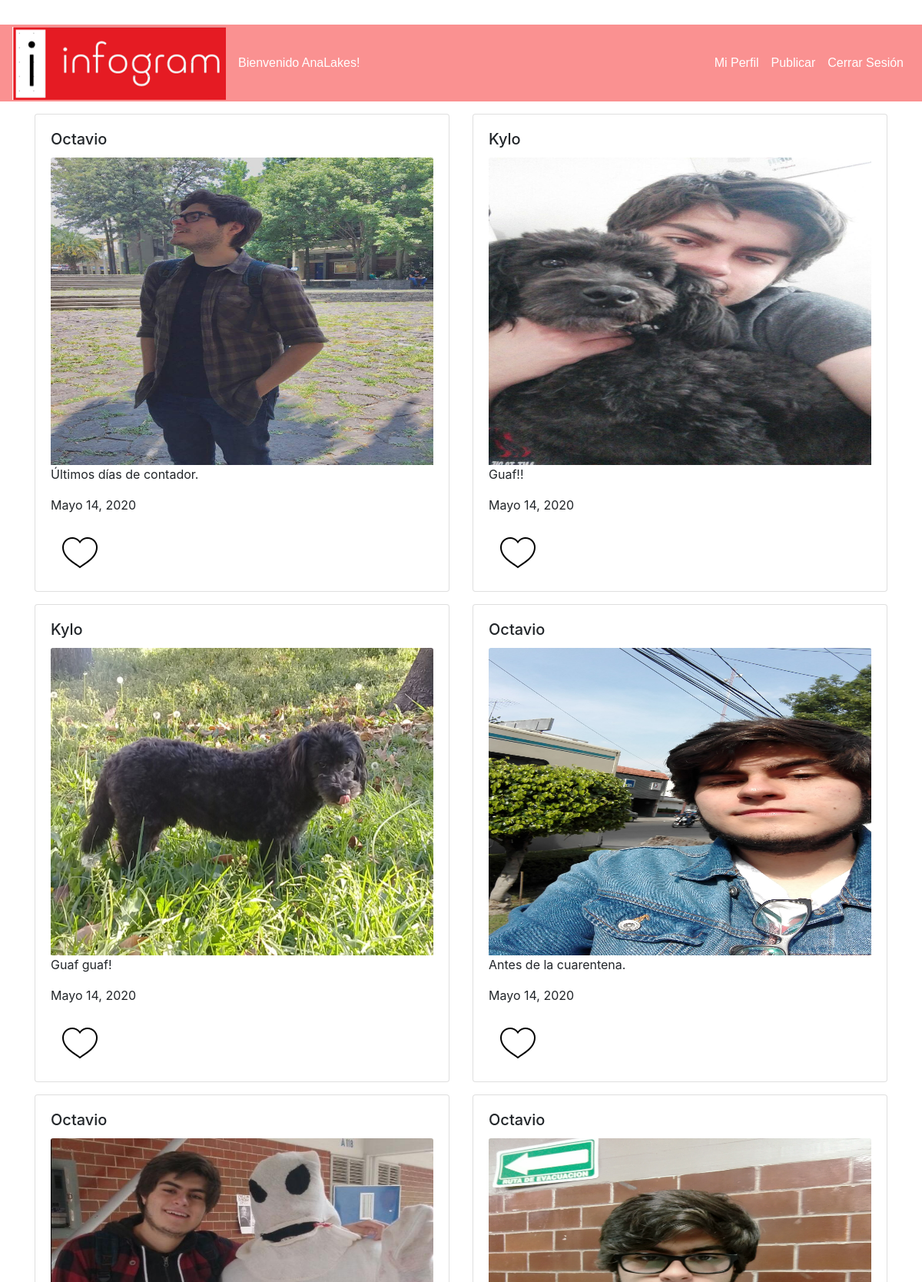
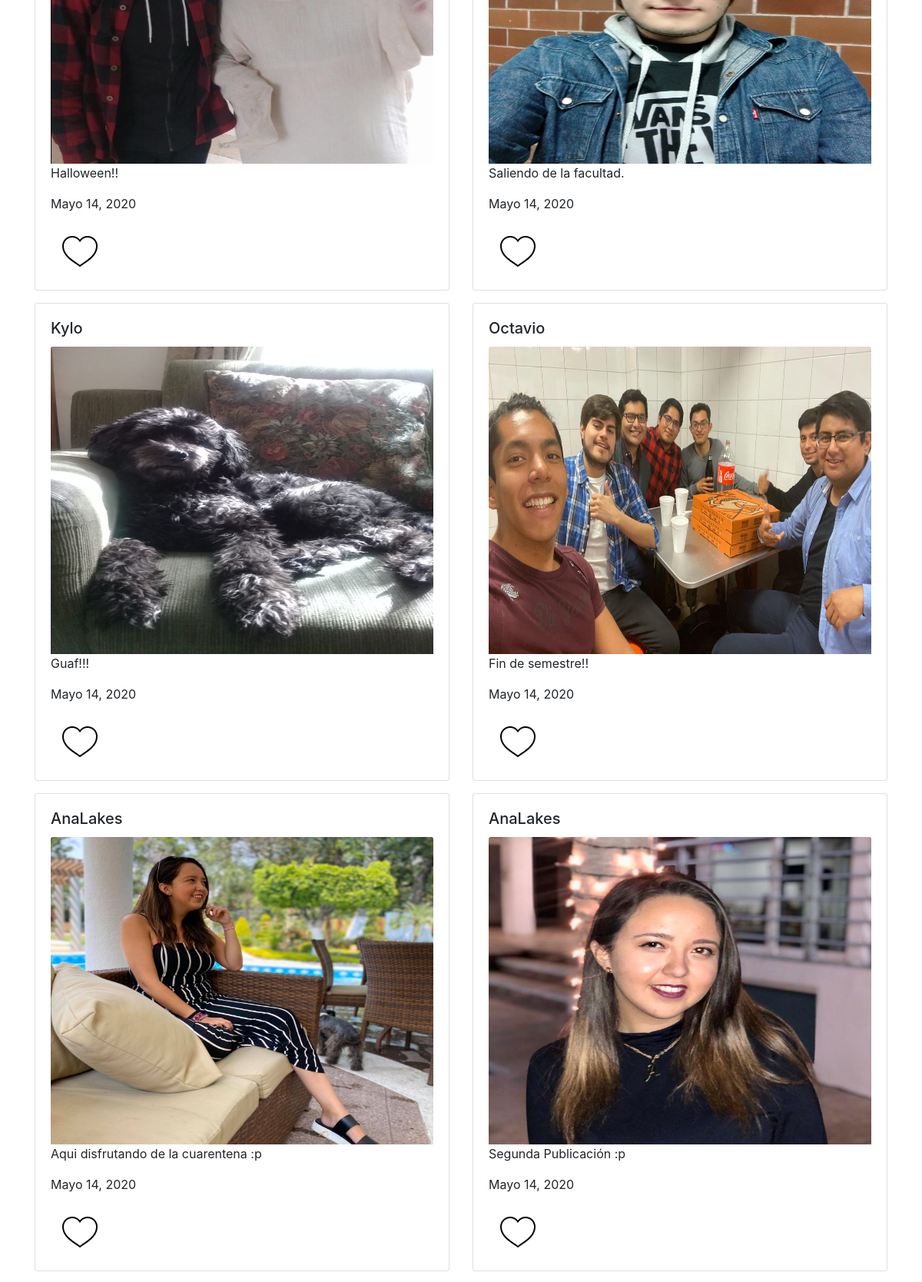
The page /inicio (signed in, upper part) on the database its author committed (2 pictures, top to bottom).
### dashboard/models.py (models this page shows)
class PublicacionBien(models.Model):
    descripcion = models.TextField()
    fecha_publicacion = models.DateField(auto_now_add=True)
    imagen = models.ImageField(upload_to='imgs/', max_length=350)
    user = models.ForeignKey(
        User,
        on_delete=models.CASCADE,
        related_name='pubs',
        blank=False,
        null=False,
    )

### dashboard/views.py (the view)
# urls.py: path('inicio', IndexView.as_view(), name='index'),
class IndexView(View):
    def get(self, request):
        template_name = 'index.html'
        contexto = dict(pubs=PublicacionBien.objects.all())
        return render(request, template_name, contexto)

### templates/index.html
{% extends 'base.html' %}
{% block content %}
        <div class="container mt-3">
          <div class="row">
            {% for foo in pubs %}
            <div class="col-6 ">
              <div class="card mb-3">
                <div class="card-body">
                  <h5 class="card-title">{{ foo.user }}</h5>
                  <img src="{{ foo.imagen.url }}" class="card-img-top" width="10px" height="400px" alt="...">
                  <p class="card-text">{{ foo.descripcion }}</p>
                  <p class="card-text">{{ foo.fecha_publicacion }}</p>
                  <a class="btn" onclick="document.getElementById('{{ foo.id }}').src='static/images/icons8-heart-50 (1).png'">
                      <img id="{{ foo.id }}" src="static/images/icons8-heart-50.png">
                  </a>
                </div>
              </div>
            </div>
          {% endfor %}
          </div>
        </div>
{% endblock %}

### templates/base.html (shortened to what this page needs)
<!DOCTYPE html>
<html>
<head>
      <link rel="stylesheet" href="static/css/styles.css">
      <link rel="stylesheet" href="static/css/bootstrap.min.css">
  </head>
<body>
<nav class="navbar navbar-expand-lg ">
  <a {% if request.user.is_authenticated %} href="{% url 'index' %}" {% endif %} class="brand-logo"><img src="static/images/infogram.png" alt=""> </a>
    {% if request.user.is_authenticated %}
        <a class="nav-link text-white">Bienvenido {{ request.user }}!</a>
    {% endif %}
  <div class="collapse navbar-collapse" id="navbarSupportedContent">
    <ul class="navbar-nav my-2 my-lg-0">
        {% if request.user.is_authenticated %}
    <li class="nav-item active">
        <a class="nav-link text-white" href="{% url 'perfil' %}">Mi Perfil</a>
    </li>
    <li class="nav-item active">
        <a class="nav-link text-white " href="{% url 'pub-crear' %}">Publicar</a>
    </li>
     <li class="nav-item active">
        <a class="nav-link text-white " href="{% url 'logout' %}">Cerrar Sesión</a>
      </li>
        {% endif %}
    </ul>
  </div>
</nav>
{% block content %} {% endblock %}
</body>
</html>

### templates/static/css/styles.css (style rules this page uses)
nav { margin-top: 2rem; background-color: #fa9191; font-family: Helvetica; text-align: center; height: 100px; }

### rows shown on the page
PublicacionBien: user "Octavio", imagen (picture), descripcion "Últimos días de contador.", fecha_publicacion "Mayo 14, 2020"
PublicacionBien: user "Kylo", imagen (picture), descripcion "Guaf!!", fecha_publicacion "Mayo 14, 2020"
PublicacionBien: user "Kylo", imagen (picture), descripcion "Guaf guaf!", fecha_publicacion "Mayo 14, 2020"
PublicacionBien: user "Octavio", imagen (picture), descripcion "Antes de la cuarentena.", fecha_publicacion "Mayo 14, 2020"
PublicacionBien: user "Octavio", imagen (picture), descripcion "Halloween!!", fecha_publicacion "Mayo 14, 2020"
PublicacionBien: user "Octavio", imagen (picture), descripcion "Saliendo de la facultad.", fecha_publicacion "Mayo 14, 2020"
PublicacionBien: user "Kylo", imagen (picture), descripcion "Guaf!!!", fecha_publicacion "Mayo 14, 2020"
PublicacionBien: user "Octavio", imagen (picture), descripcion "Fin de semestre!!", fecha_publicacion "Mayo 14, 2020"
PublicacionBien: user "AnaLakes", imagen (picture), descripcion "Aqui disfrutando de la cuarentena :p", fecha_publicacion "Mayo 14, 2020"
PublicacionBien: user "AnaLakes", imagen (picture), descripcion "Segunda Publicación :p", fecha_publicacion "Mayo 14, 2020"

### other values the page prints
{{ request.user }} "AnaLakes"
